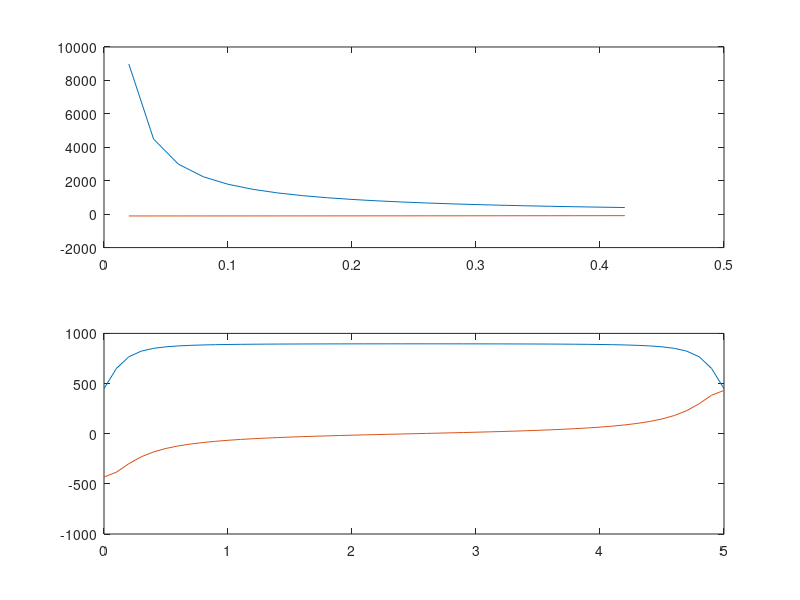
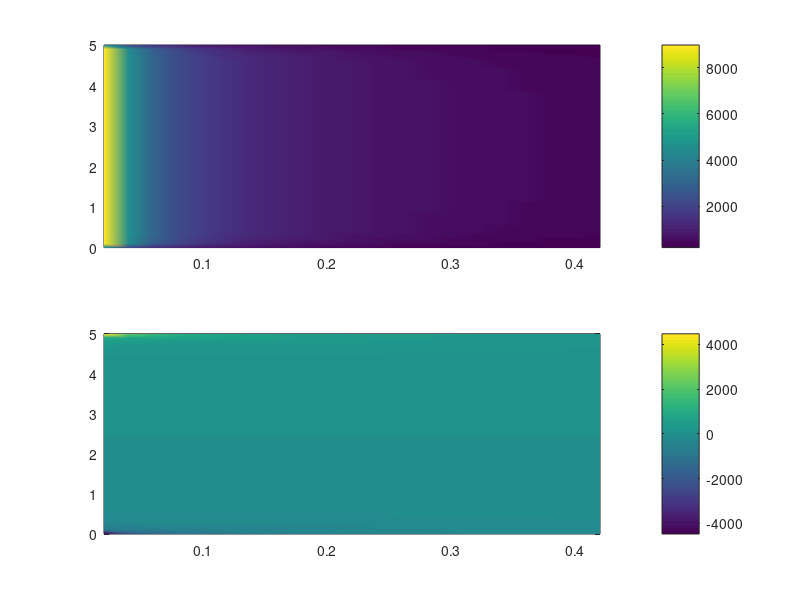

MATLAB code to generate these figures, in order:
clear all, close all, clc

%% Constant
eps0 = 8.854e-12;

%% Inputs
rhoL = 10e-9;
L    = 5;
dz   = 0.1;
drho = 0.02;
zmin = -2.5;
zmax = 2.5;
rhomin = 0.1;
rhomax = 0.5;

%% Calculation
Ca = rhoL/(4*pi*eps0);

%% Analytic Solution
%z = zmin:dz:zmax;
%rho = rhomin:drho:rhomax;
Nz = (zmax-zmin)/dz+1;
Nrho = (rhomax-rhomin)/drho+1;

for ii=1:Nz
    zii = (ii-1)*dz;
    z(ii) = zii;
    for jj=1:Nrho
        rhojj = jj*drho;
        rho(jj) = rhojj;
        
        R1 = sqrt((L-zii)^2+rhojj^2);
        R2 = sqrt(zii^2+rhojj^2);
        sinbeta1 = (L-zii)/R1;
        sinbeta2 = zii/R2;
        cosbeta1 = sqrt(1-sinbeta1^2);
        cosbeta2 = sqrt(1-sinbeta2^2);
        Erho1 = Ca*sinbeta1/rhojj;
        Ez1 = Ca*(cosbeta1-1)/rhojj;
        Erho2 = Ca*sinbeta2/rhojj;
        Ez2 = Ca*(cosbeta2-1)/rhojj;
        
        Erho(ii,jj) = Erho1+Erho2;
        Ez(ii,jj) = Ez1-Ez2;
    end
end

figure(1)
Nzm = 8;
Erhom1 = Erho(Nzm,:);
Ezm1 = Ez(Nzm,:);
subplot(2,1,1), plot(rho,Erhom1,rho,Ezm1)

Nrhom = 10;
Erhom2 = Erho(:,Nrhom);
Ezm2 = Ez(:,Nrhom);
subplot(2,1,2), plot(z,Erhom2,z,Ezm2)

figure(2)
subplot(2,1,1), pcolor(rho,z,Erho), shading interp, colorbar
subplot(2,1,2), pcolor(rho,z,Ez), shading interp, colorbar
%subplot(2,1,1), pcolor(rho,z,Erho), axis equal, shading interp, colorbar
%subplot(2,1,2), pcolor(rho,z,Ez), axis equal, shading interp, colorbar

%% Numerical Solution
